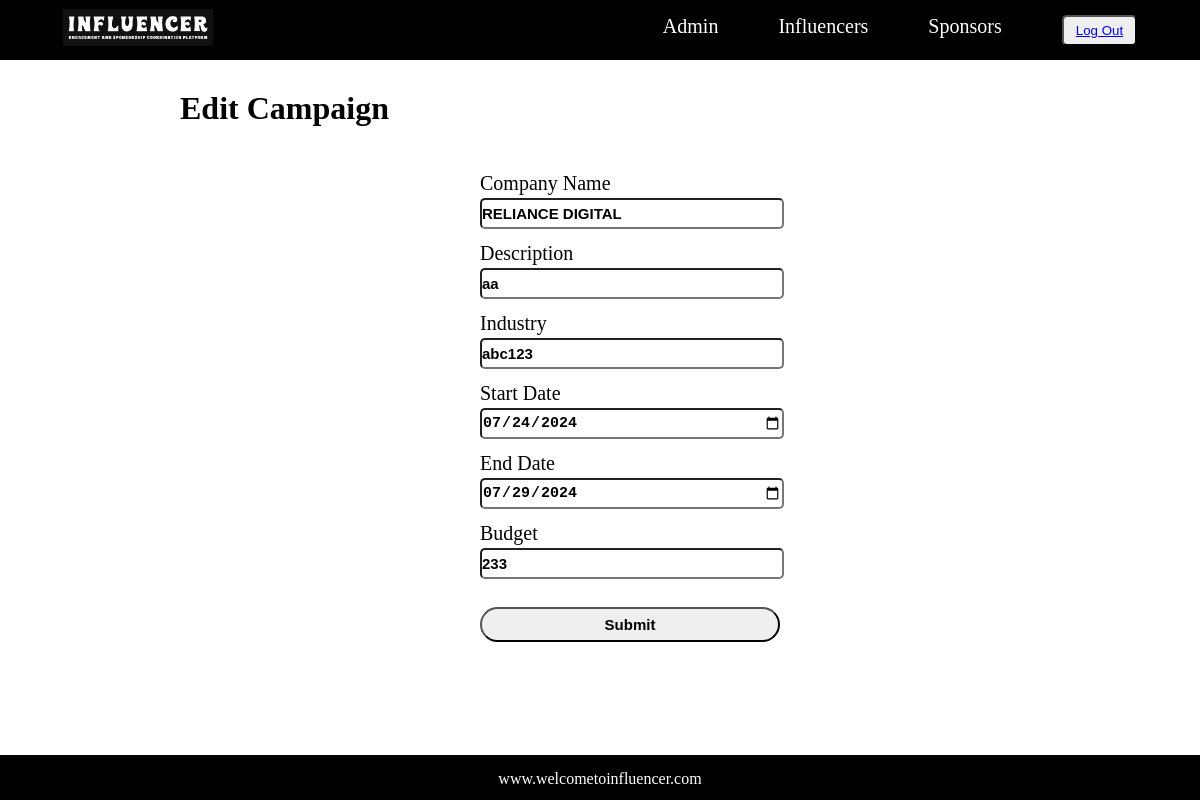
Page /edit_campaign/1 (signed in) on the earlier database version.
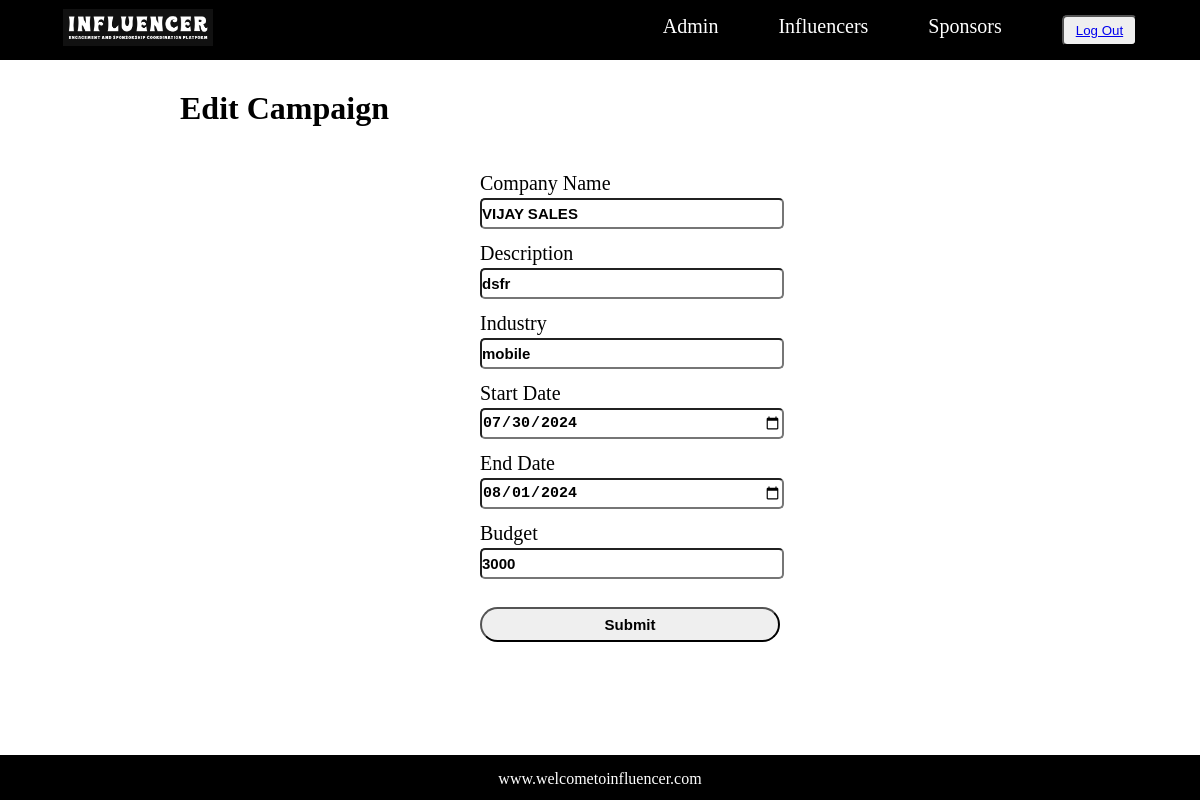
Same page on the later database version.
### model.py (models this page shows)
class Campaign(db.Model):
    sponsor_id = db.Column(db.Integer(),primary_key=True)
    user_id = db.Column(db.Integer(),nullable=False)
    brand_name = db.Column(db.String(),unique=True)
    company_name = db.Column(db.String(),nullable=False)
    desc = db.Column(db.String(),nullable=False)
    industry = db.Column(db.String(),nullable=False)
    start_date = db.Column(db.Date())
    end_date = db.Column(db.Date())
    budget = db.Column(db.Integer(),nullable=False)

### controller.py (the view, shortened to what this page needs)
@app.route("/edit_campaign/<int:id>",methods=["GET", "POST"])   # route for edit Exist campaign
def edit_campaign(id):
        if "username" in session:
            user=Register.query.filter_by(username=session['username']).first()
            if user.role=='sponsor' or user.role=='admin':
                if request.method=='GET':
                    campaign=Campaign.query.filter_by(sponsor_id=id).first()
                    return render_template('edit_campaign.html',campaign=campaign,role=user.role)
            else:
                return '<h1> Edit Restricted </h1>'
        else:
            return redirect ('/login')

### templates/edit_campaign.html
{% extends 'layout.html' %}
{% block body %}
<div class="sponsor-form">
    <h1>Edit Campaign</h1>
    <form action="/edit_campaign/{{campaign.sponsor_id}}" method="post">
        <div class="spon-form">
            <div class="spon-form-list">
                <label for="company_name">Company Name</label>
                <input type="text" id="company_name" value="{{campaign.company_name}}" name="company_name" required>
            </div>
            <div class="spon-form-list">
                <label for="desc">Description</label>
                <input type="text" id="desc" value="{{campaign.desc}}" name="desc" required>
            </div>
            <div class="spon-form-list">
                <label for="industry">Industry</label>
                <input type="text" id="industry" value="{{campaign.industry}}" name="industry" required>
            </div>
            <div class="spon-form-list">
                <label for="start_date">Start Date</label>
                <input type="date" id="start_date" value="{{campaign.start_date}}" name="start_date" required>
            </div>
            <div class="spon-form-list">
                <label for="end_date">End Date</label>
                <input type="date" id="end_date" value="{{campaign.end_date}}" name="end_date" required>
            </div>
            <div class="spon-form-list">
                <label for="budget">Budget</label>
                <input type="integer" id="budget" value="{{campaign.budget}}" name="budget" required>
            </div>
            <input class="sponsor-form-btn" type="submit" value="Submit">
        </div>
    </form>
</div>
{% endblock %}

### templates/layout.html (shortened to what this page needs)
<!DOCTYPE html>
<html lang="en">
<head>
    <link rel="stylesheet" href="{{ url_for('static',filename='utilits.css')}} ">
</head>
<body>
    <div class="nav-bar">
        <div class="left-nav"><img width="150px" src="{{ url_for('static', filename='img/nav-img.png') }}" alt="img">
        </div>
        <div class="right-nav">
            <ul>
                {% if role == "influencer" %}
                <li><a href="/home">Home</a></li>
                <li><a href="/influencer_profile">profile</a></li>
                <li><a href="/campaign">Campaign</a></li>
                <li><a href="/search">Search</a></li>
                {% elif role == 'sponsor' %}
                <li><a href="/home">Home</a></li>
                <li><a href="/sponsor_profile">profile</a></li>
                <li><a href="/influencer">Influencers</a></li>
                <li><a href="/campaign">Campaign</a></li>
                <li><a href="/search">Search</a></li>
                {% else  %}
                <li><a href="/admin">Admin</a></li>
                <li><a href="/influencer">Influencers</a></li>
                <li><a href="/sponsor">Sponsors</a></li>
                {% endif %}
                <button class="nav-btn"> <a href="/logout">Log Out</a> </button>
            </ul>
        </div>
    </div>
    {% block body %}
    {% endblock %}
    <div class="footer">
        <span>www.welcometoinfluencer.com</span>
    </div>
</body>
</html>

### static/utilits.css (style rules this page uses)
* { margin: 0; padding: 0; }
.nav-bar { background-color: black; display: flex; font-size: 20px; align-items: center; justify-content: center; height: 60px; }
.left-nav { width: 50%; }
.right-nav>ul { display: flex; flex-direction: row; gap: 60px; }
.right-nav>ul>li { list-style: none; }
.right-nav>ul>li>a { text-decoration: none; color: white; }
.nav-btn { padding: 6px 12px; border-radius: 5px; }
.footer { background-color: black; color: white; text-align: center; padding: 15px 0px; margin-top: 25px; bottom: 0%; position: relative; }
.sponsor-form { min-height: 80vh; max-width: 70vw; margin: auto; padding-top: 30px; }
.spon-form { width: 20vw; margin: auto; height: 20vh; display: flex; flex-direction: column; gap: 8px; margin-top: 40px; }
.spon-form-list { display: flex; flex-direction: column; gap: 3px; }
.spon-form-list label { font-size: 20px; padding-top: 5px; }
.spon-form-list input { height: 27px; width: 25vw; border-radius: 5px; font-weight: 550; font-size: 15px; }
.sponsor-form-btn { padding: 7px 0px; width: 25vw; font-size: 15px; font-weight: bold; margin-top: 20px; border-radius: 20px; cursor: pointer; }

Differences in the rows shown:
changed Campaign: company_name "RELIANCE DIGITAL" → "VIJAY SALES"; desc "aa" → "dsfr"; industry "abc123" → "mobile"; start_date "07/24/2024" → "07/30/2024"; end_date "07/29/2024" → "08/01/2024"; budget "233" → "3000"
